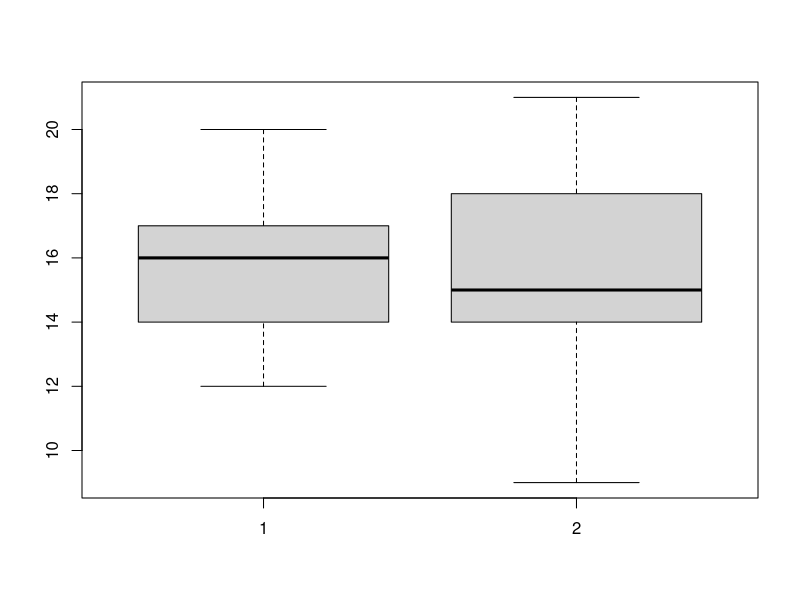
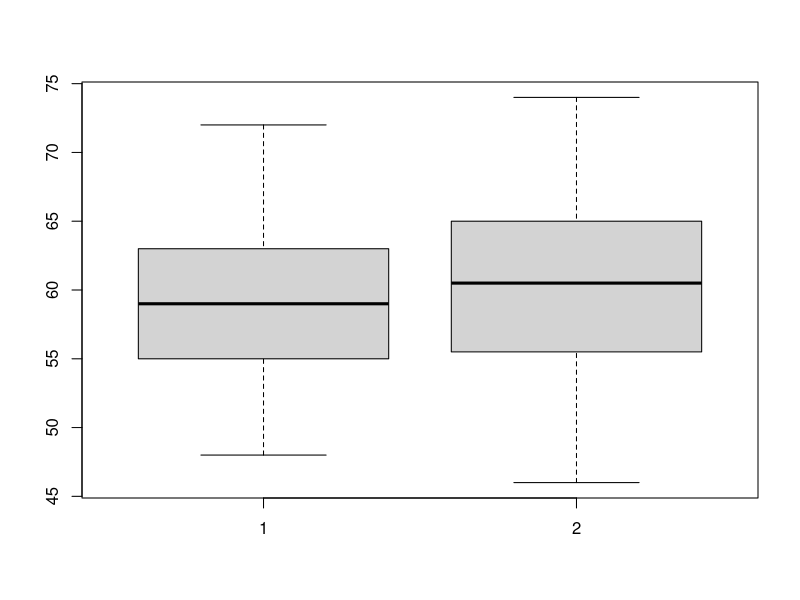
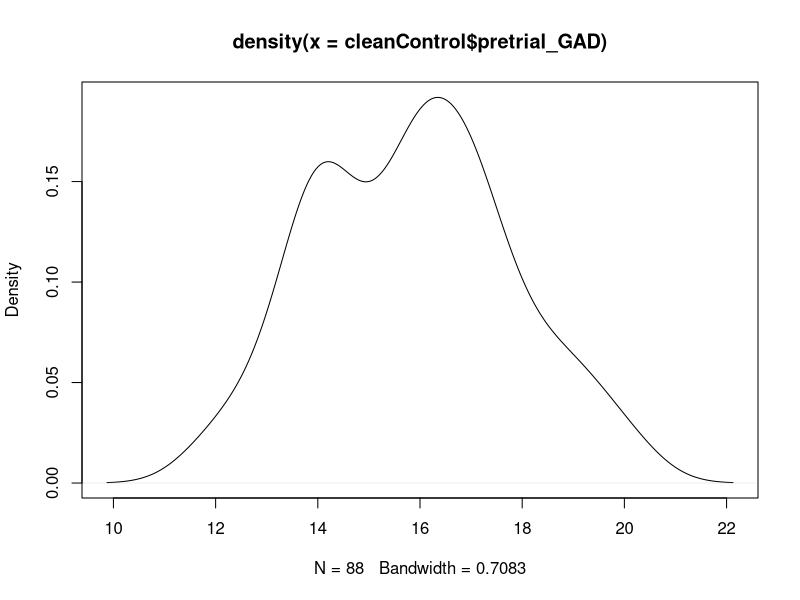
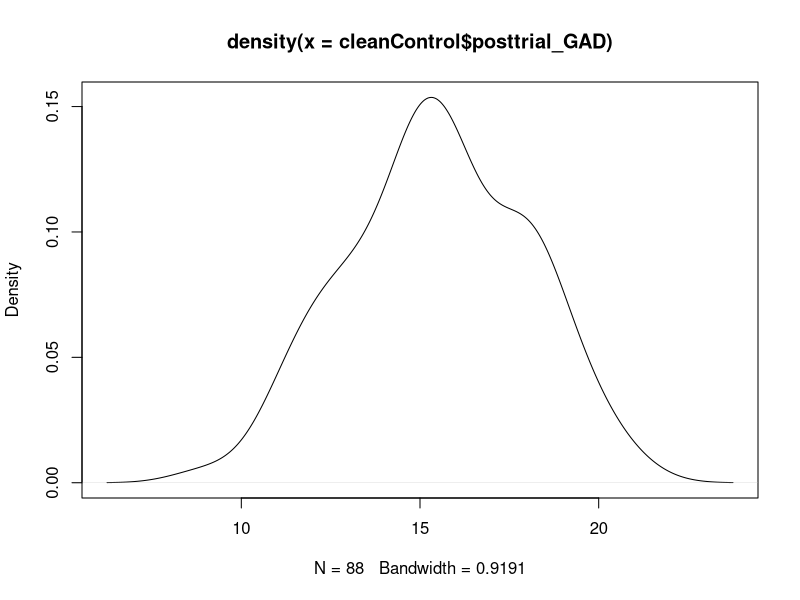
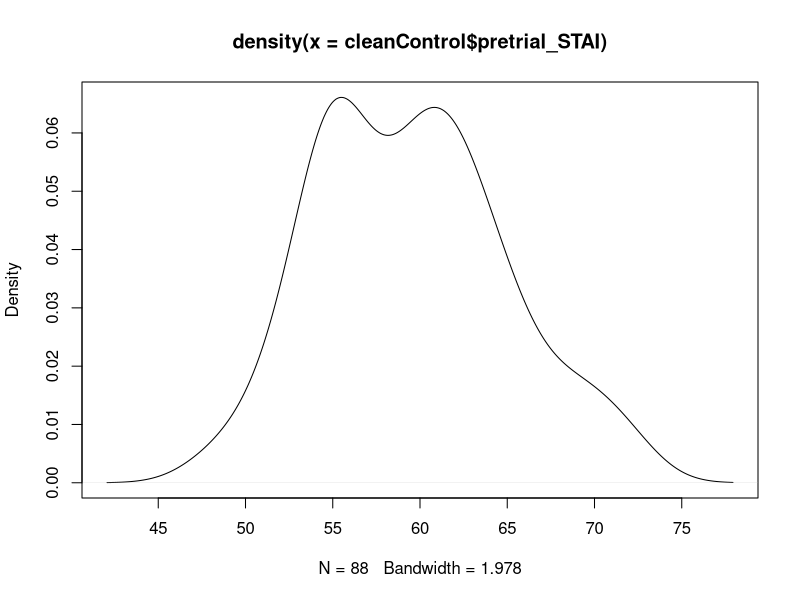
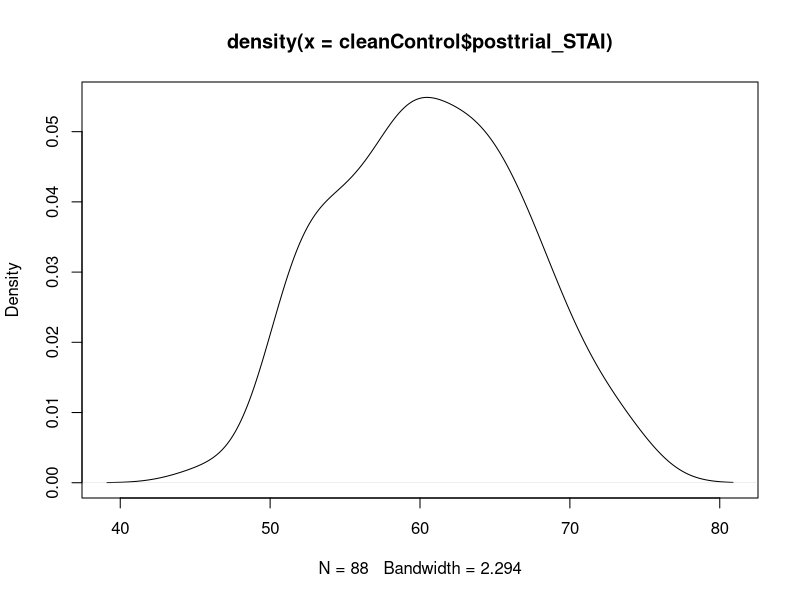
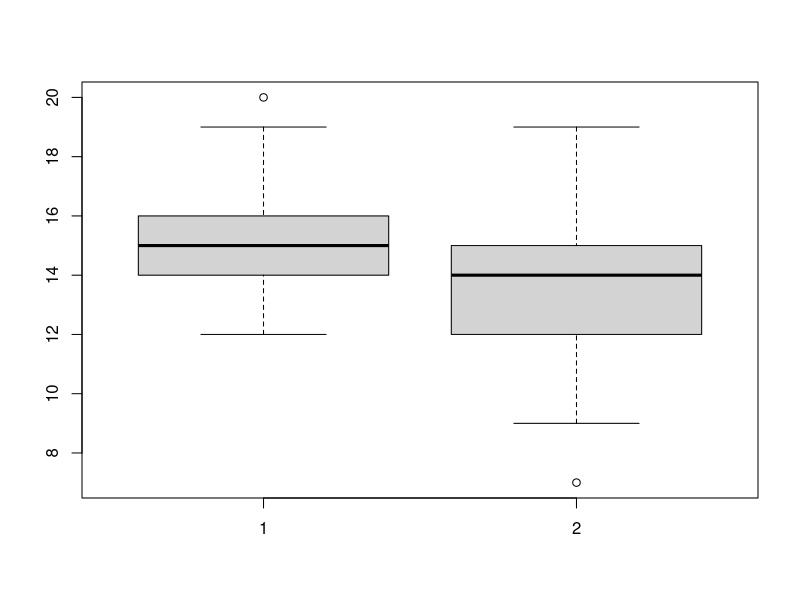
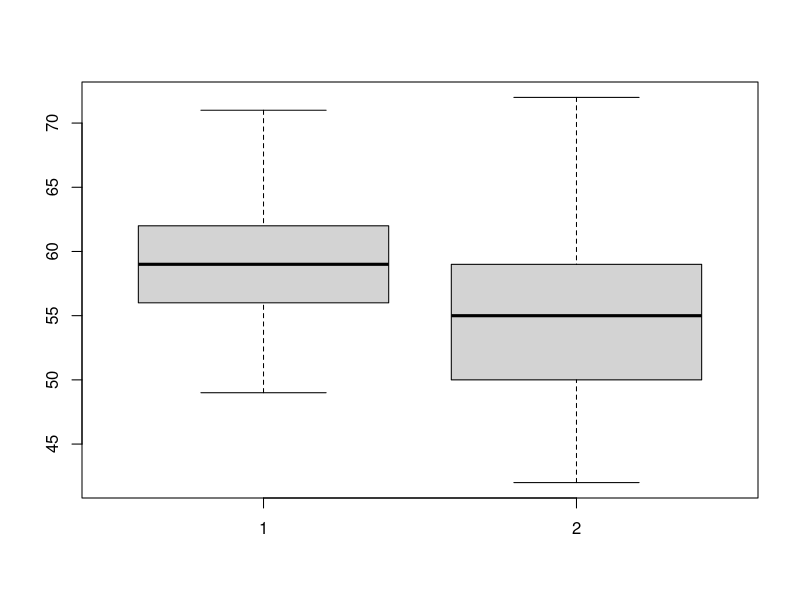

These charts were generated, in order, by the following R code:
## ---- chunk 1

setwd("C:/Users/senan/OneDrive/Documents/Masters in Computing in Computer Animation/DAIE/GCA_GAD_and_VR_Group7")

dataFromControl <- read.csv("GROUP_7_2023_GCA_RESULTS_CONTROL.csv")
dataFromExperimental <- read.csv("GROUP_7_2023_GCA_RESULTS_EXPERIMENTAL.csv")

### Here the Control data is cleaned up to remove any values that are not possible - i.e GAD scores less than 0 or above 21 and STAI scores less than 20 and greater than 80
cleanControl = dataFromControl
cleanControl <- cleanControl[cleanControl$pretrial_GAD >= 0 & cleanControl$pretrial_GAD <= 21, ]
cleanControl <- cleanControl[cleanControl$posttrial_GAD >= 0 & cleanControl$posttrial_GAD <= 21, ]
cleanControl <- cleanControl[cleanControl$pretrial_STAI >= 20 & cleanControl$pretrial_STAI <= 80, ]
cleanControl <- cleanControl[cleanControl$posttrial_STAI >= 20 & cleanControl$posttrial_STAI <= 80, ]

### The above is repeated for the Experimental Data
cleanExperimental = dataFromExperimental
cleanExperimental <- cleanExperimental[cleanExperimental$pretrial_GAD >= 0 & cleanExperimental$pretrial_GAD <= 21, ]
cleanExperimental <- cleanExperimental[cleanExperimental$posttrial_GAD >= 0 & cleanExperimental$posttrial_GAD <= 21, ]
cleanExperimental <- cleanExperimental[cleanExperimental$pretrial_STAI >= 20 & cleanExperimental$pretrial_STAI <= 80, ]
cleanExperimental <- cleanExperimental[cleanExperimental$posttrial_STAI >= 20 & cleanExperimental$posttrial_STAI <= 80, ]

### A column containing the difference between the pre & post trial scores is created for both the Control and Experimental data for compararative analysis
cleanControl["GAD_differenceCol"] <- cleanControl$pretrial_GAD - cleanControl$posttrial_GAD
cleanControl["STAI_differenceCol"] <- cleanControl$pretrial_STAI - cleanControl$posttrial_STAI
cleanExperimental["GAD_differenceCol"] <- cleanExperimental$pretrial_GAD - cleanExperimental$posttrial_GAD
cleanExperimental["STAI_differenceCol"] <- cleanExperimental$pretrial_STAI - cleanExperimental$posttrial_STAI

# Calculations
meanControlDiff_GAD <- mean(cleanControl$GAD_differenceCol)
meanExperimentalDiff_GAD <- mean(cleanExperimental$GAD_differenceCol)
sdControlDiff_GAD <- sd(cleanControl$GAD_differenceCol)
sdExperimentalDiff_GAD <- sd(cleanExperimental$GAD_differenceCol)
#GAD_tScore <- 




sd(cleanControl$pretrial_GAD)
sd(cleanControl$posttrial_GAD)
length(cleanControl$patientID)
shapiro.test(cleanControl$pretrial_GAD)
shapiro.test(cleanControl$posttrial_GAD)
shapiro.test(cleanControl$pretrial_STAI)
shapiro.test(cleanControl$posttrial_STAI)
mean(cleanControl$pretrial_STAI)
mean(cleanControl$posttrial_STAI)
sd(cleanControl$pretrial_STAI)
sd(cleanControl$posttrial_STAI)

#EXPERIMENTAL CALCS
mean(cleanExperimental$pretrial_GAD)
mean(cleanExperimental$posttrial_GAD)
sd(cleanExperimental$pretrial_GAD)
sd(cleanExperimental$posttrial_GAD)
length(cleanExperimental$patientID)
shapiro.test(cleanExperimental$pretrial_GAD)
shapiro.test(cleanExperimental$posttrial_GAD)
mean(cleanExperimental$pretrial_STAI)
mean(cleanExperimental$posttrial_STAI)
sd(cleanExperimental$pretrial_STAI)
sd(cleanExperimental$posttrial_STAI)
length(cleanExperimental$patientID)
shapiro.test(cleanExperimental$pretrial_STAI)
shapiro.test(cleanExperimental$posttrial_STAI)


#CONTROL PLOTS
boxplot(cleanControl$pretrial_GAD,cleanControl$posttrial_GAD)
boxplot(cleanControl$pretrial_STAI,cleanControl$posttrial_STAI)
plot(density(cleanControl$pretrial_GAD))
plot(density(cleanControl$posttrial_GAD))
plot(density(cleanControl$pretrial_STAI))
plot(density(cleanControl$posttrial_STAI))

#EXPERIMENTAL PLOTS
boxplot(cleanExperimental$pretrial_GAD,cleanExperimental$posttrial_GAD)
boxplot(cleanExperimental$pretrial_STAI,cleanExperimental$posttrial_STAI)
plot(density(cleanExperimental$pretrial_GAD))
plot(density(cleanExperimental$posttrial_GAD))
plot(density(cleanExperimental$pretrial_STAI))
plot(density(cleanExperimental$posttrial_STAI))


summary(cleanControl)
summary(cleanExperimental)
